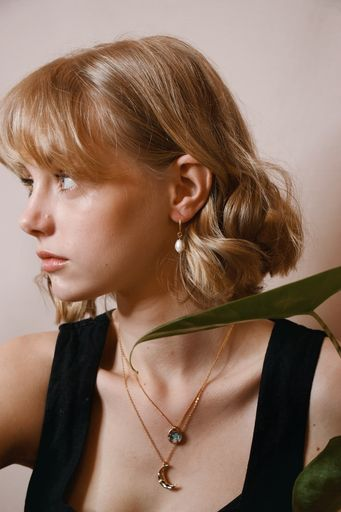
#> input picture input/55.jpeg, 341 x 512 px; its folder holds only this picture in this run
$ python test.py
#> lines starting #> are read from the running program, lines starting #| are printed output that depends on the picture; long printed decimals are rounded
import cv2
import numpy as np
import matplotlib.pyplot as plt
from imutils import paths

# [11 lines of commented-out code are left out]
input_folder = "input"
image_paths = list(paths.list_images(input_folder))
diff = []
outlier = []
outlier2 = []
test = []
for path in image_paths:
    # Load the image
    image = cv2.imread(path)
#> image is the input picture: shape (512, 341, 3); mean B, G, R 94, 110.3, 137.4

    # Split the image into its color channels
    b,g,r = cv2.split(image)
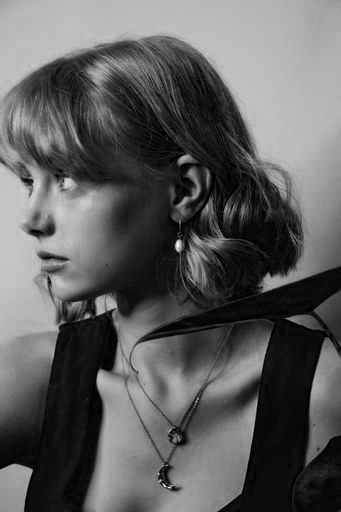
#> b: shape (512, 341); min 0, max 248, mean 94
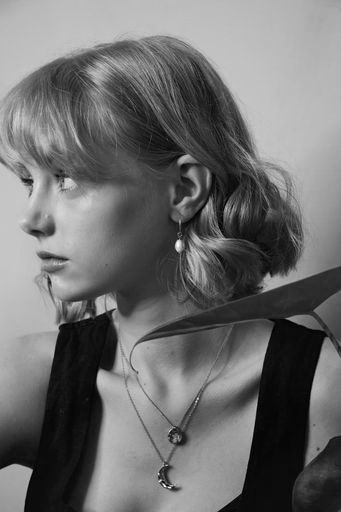
#> g: shape (512, 341); min 0, max 251, mean 110.3
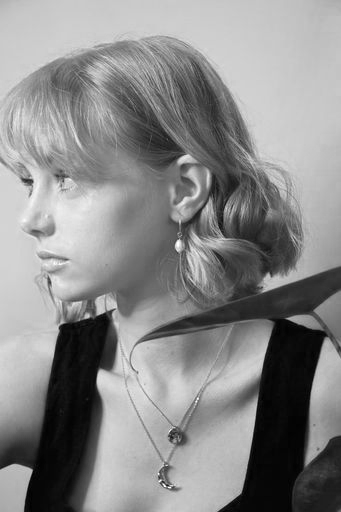
#> r: shape (512, 341); min 0, max 255, mean 137.4

    red = np.array(r)
    green = np.array(g)
    blue = np.array(b)

    std_R = np.std(red)
#> std_R = 66.61
    std_G = np.std(green)
#> std_G = 63.08
    std_B = np.std(blue)
#> std_B = 67.19

    # print(f"{path.split('/')[-1]} -> red: {std_R} blue: {std_B}")
    print(f"{path.split('/')[-1]} -> diff - {abs(std_B - std_R)}")
#| 55.jpeg -> diff - 0.5727
    diff.append(abs(std_B - std_R))
    if abs(std_B - std_R) > 15:
        outlier.append(path.split('/')[-1])
    if abs(std_B - std_R) >= 20 and abs(std_B - std_R) <=25:
        outlier2.append(path.split('/')[-1])
    if  abs(std_B - std_R) >= 0 and abs(std_B - std_R) <= 1:
        test.append(path.split('/')[-1])
# print('mean', np.array(diff).mean())
print(len(outlier))
# print(f'outlier2 len: {len(outlier2)}')
print(f'length: {len(diff)}')
#| length: 1
# [40 lines of commented-out code are left out]

$ run again, on input/63.jpeg
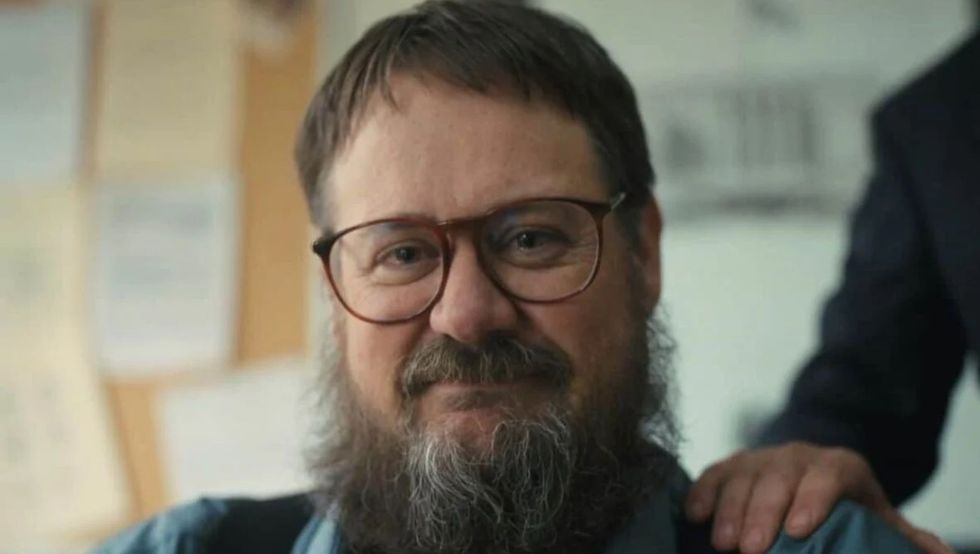
#> input picture input/63.jpeg, 980 x 554 px
#> image is the input picture: shape (554, 980, 3); mean B, G, R 103.9, 117.4, 121.2
#> `b,g,r = cv2.split(image)`:
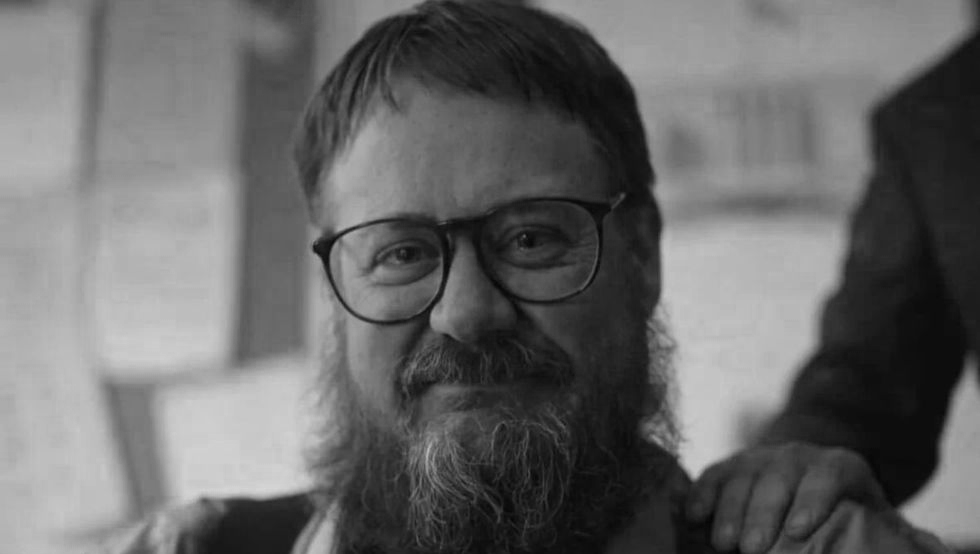
#> b: shape (554, 980); min 3, max 217, mean 103.9
#> `b,g,r = cv2.split(image)`:
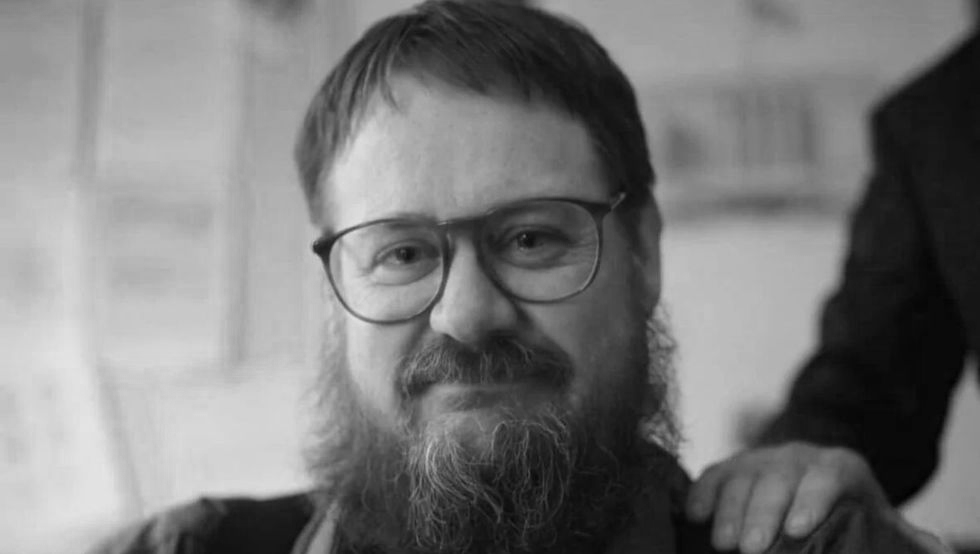
#> r: shape (554, 980); min 0, max 229, mean 121.2
#> std_R = 66.25
#> std_G = 65.71
#> std_B = 59.87
#| 63.jpeg -> diff - 6.388
#| length: 1

$ run again, on input/70.jpeg
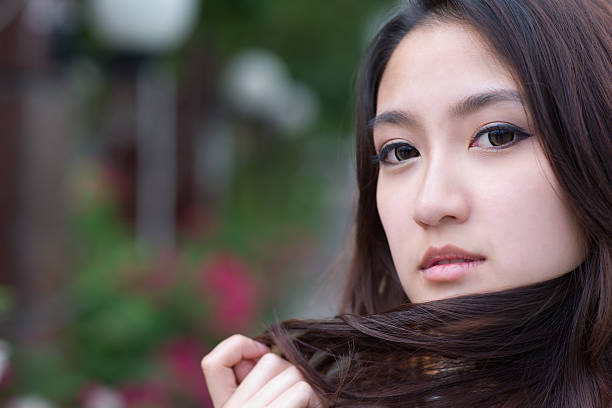
#> input picture input/70.jpeg, 612 x 408 px
#> image is the input picture: shape (408, 612, 3); mean B, G, R 81.2, 83.9, 92.4
#> `b,g,r = cv2.split(image)`:
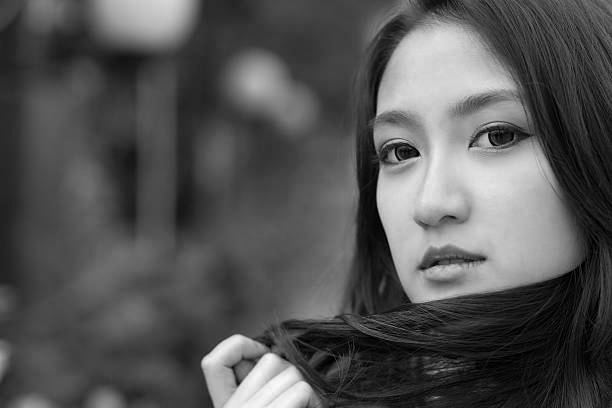
#> g: shape (408, 612); min 0, max 249, mean 83.9
#> `b,g,r = cv2.split(image)`:
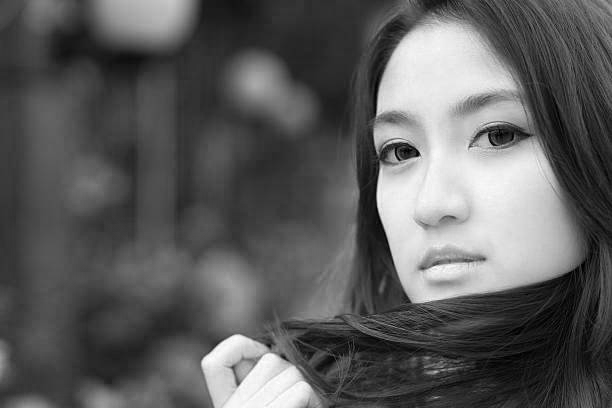
#> r: shape (408, 612); min 0, max 255, mean 92.4
#> std_R = 61.55
#> std_G = 54.12
#> std_B = 55.94
#| 70.jpeg -> diff - 5.613
#| length: 1

$ run again, on input/71.jpeg
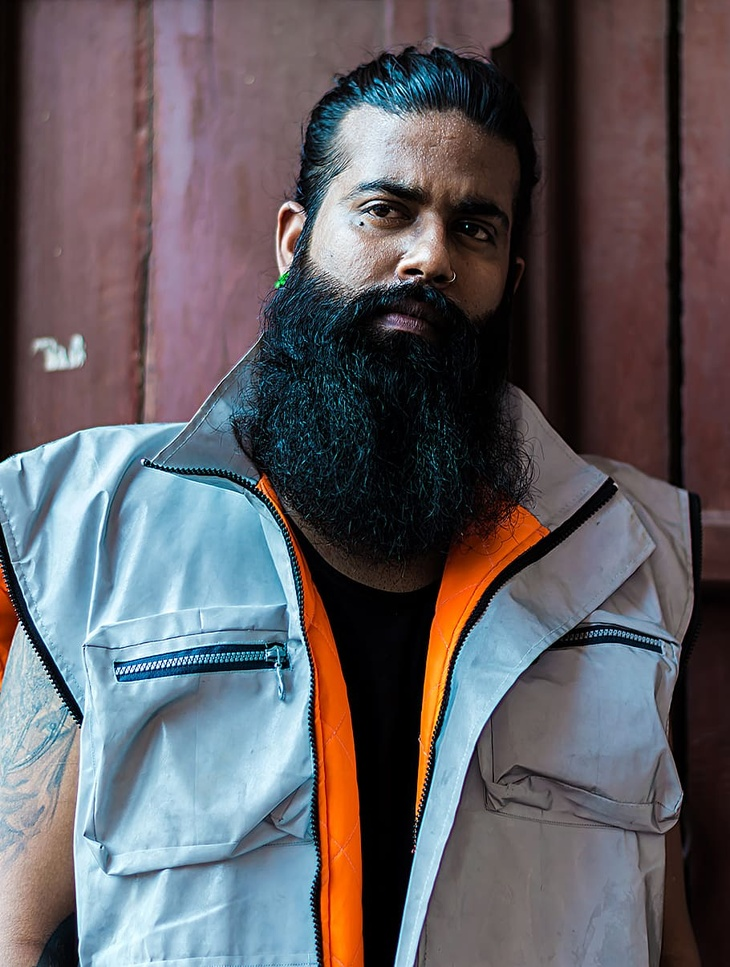
#> input picture input/71.jpeg, 730 x 967 px, shrunk from 910 x 1206 before the run
#> image is the input picture: shape (967, 730, 3); mean B, G, R 98, 92.9, 96.9
#> `b,g,r = cv2.split(image)`:
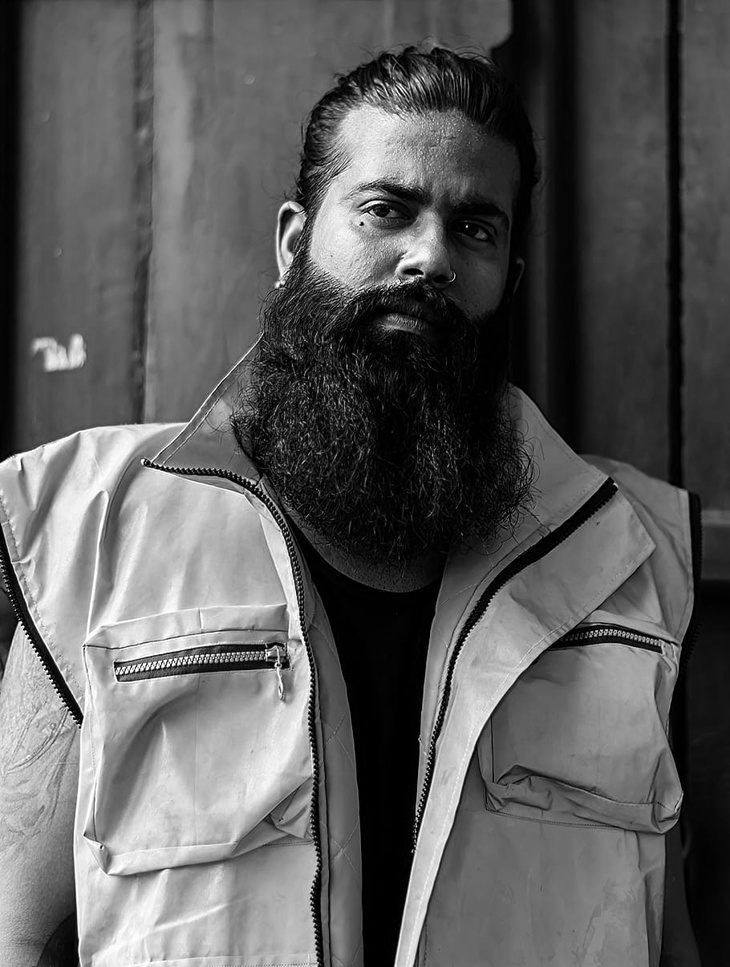
#> g: shape (967, 730); min 0, max 255, mean 92.9
#> `b,g,r = cv2.split(image)`:
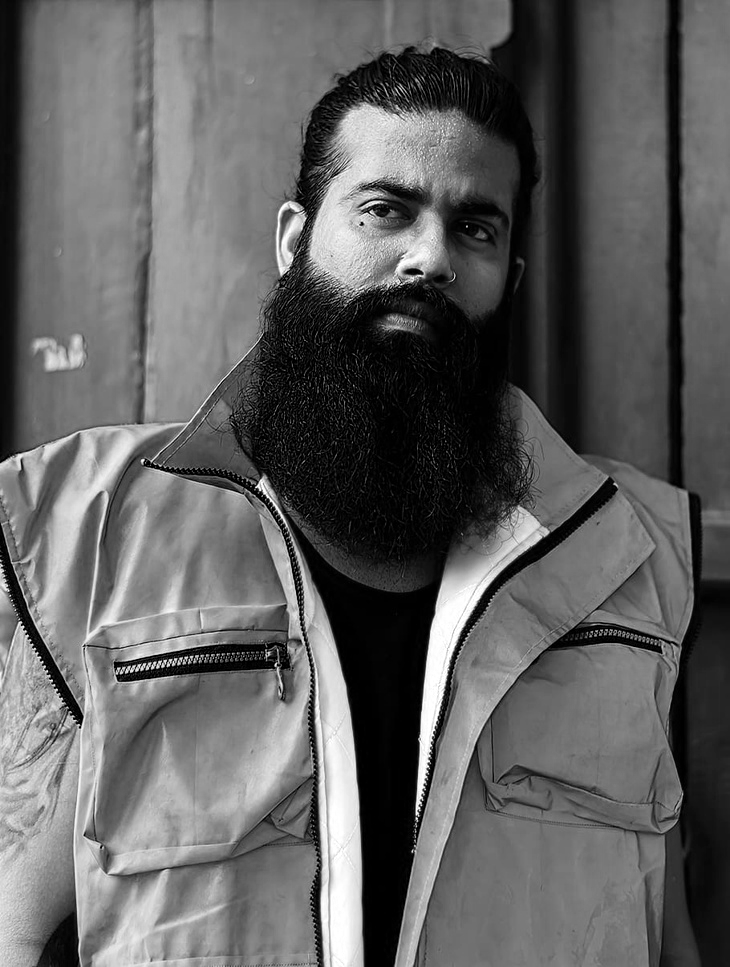
#> r: shape (967, 730); min 0, max 255, mean 96.9
#> std_R = 62.1
#> std_G = 66.97
#> std_B = 74.9
#| 71.jpeg -> diff - 12.798
#| length: 1

$ run again, on input/57.jpeg
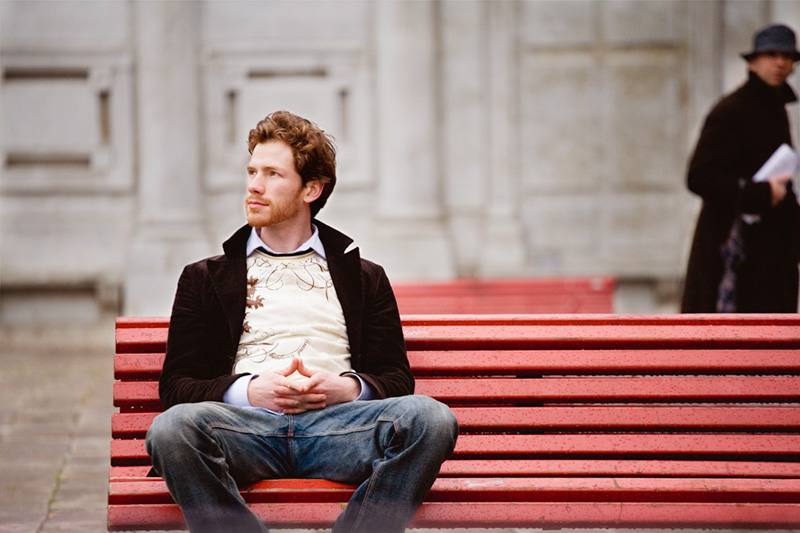
#> input picture input/57.jpeg, 800 x 533 px
#> image is the input picture: shape (533, 800, 3); mean B, G, R 120.1, 123.7, 153.3
#> `b,g,r = cv2.split(image)`:
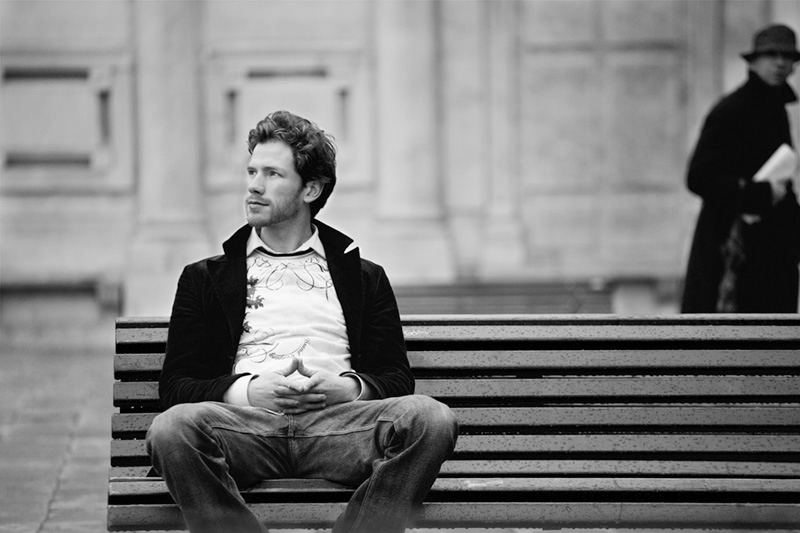
#> g: shape (533, 800); min 0, max 255, mean 123.7
#> `b,g,r = cv2.split(image)`:
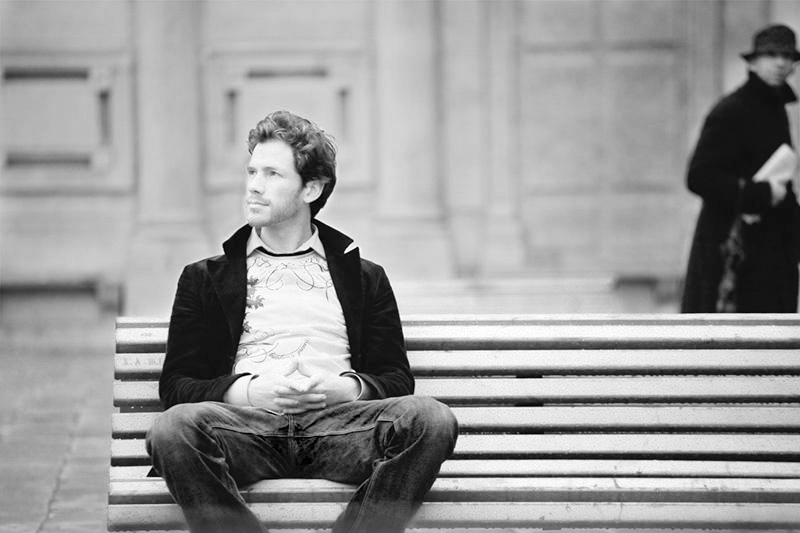
#> r: shape (533, 800); min 0, max 255, mean 153.3
#> std_R = 66.27
#> std_G = 67.17
#> std_B = 66.46
#| 57.jpeg -> diff - 0.1839
#| length: 1
